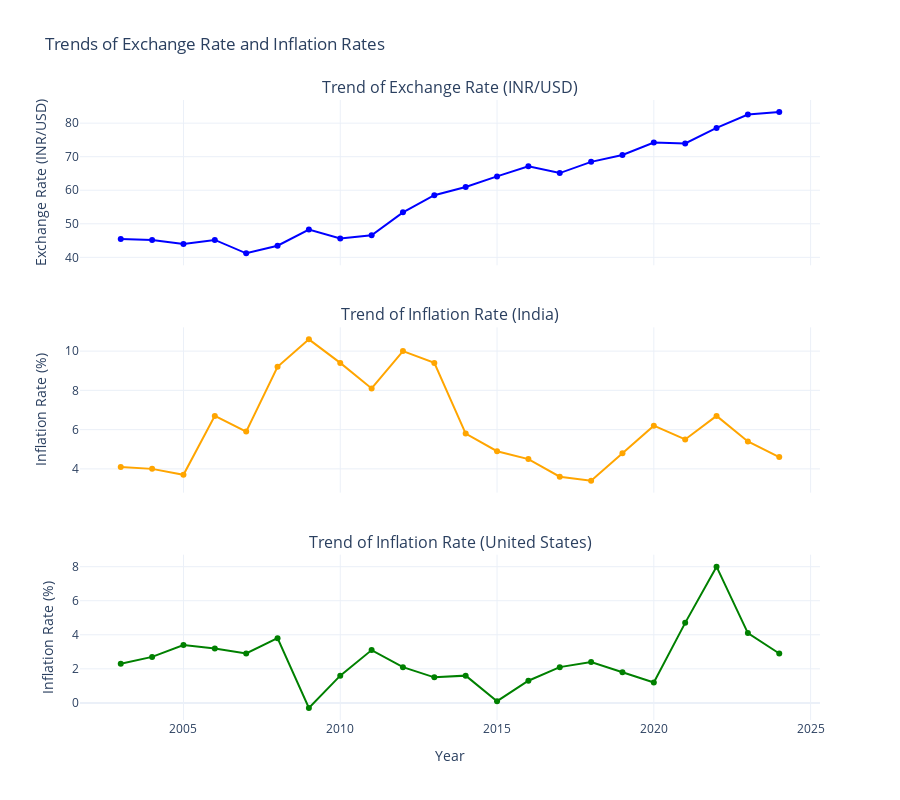

Notebook code cell kept with this figure:
### Markdown cell above
The merged dataset now contains the following columns for each year:

Exchange Rate (INR/USD): The average exchange rate of INR to USD.

Inflation Rate (India): The inflation rate for India.

Inflation Rate (United States): The inflation rate for the United States.

Let’s start by analyzing the trend of inflation rates for both India and the United States alongside the exchange rate:

### Code cell
import plotly.graph_objs as go
from plotly.subplots import make_subplots

fig = make_subplots(rows=3, cols=1,
                    shared_xaxes=True,
                    vertical_spacing=0.1,
                    subplot_titles=("Trend of Exchange Rate (INR/USD)",
                                    "Trend of Inflation Rate (India)",
                                    "Trend of Inflation Rate (United States)"))

fig.add_trace(go.Scatter(x=merged_df['Year'],
                         y=merged_df['Exchange Rate (INR/USD)'],
                         mode='lines+markers',
                         marker=dict(color='blue'),
                         name='Exchange Rate (INR/USD)'),
              row=1, col=1)

fig.add_trace(go.Scatter(x=merged_df['Year'],
                         y=merged_df['Inflation Rate (India)'],
                         mode='lines+markers',
                         marker=dict(color='orange'),
                         name='Inflation Rate (India)'),
              row=2, col=1)

fig.add_trace(go.Scatter(x=merged_df['Year'],
                         y=merged_df['Inflation Rate (United States)'],
                         mode='lines+markers',
                         marker=dict(color='green'),
                         name='Inflation Rate (United States)'),
              row=3, col=1)

fig.update_layout(height=800,
                  width=900,
                  showlegend=False,
                  title_text="Trends of Exchange Rate and Inflation Rates",
                  xaxis3_title="Year",
                  template='plotly_white')

fig.update_yaxes(title_text="Exchange Rate (INR/USD)", row=1, col=1)
fig.update_yaxes(title_text="Inflation Rate (%)", row=2, col=1)
fig.update_yaxes(title_text="Inflation Rate (%)", row=3, col=1)

fig.show()

### Figure 1 — Plotly figure (JSON) as saved in the notebook; plotly's stock layout.template omitted (floating-point values rounded to 4 significant figures)
{"data": [{"marker": {"color": "blue"}, "mode": "lines+markers", "name": "Exchange Rate (INR/USD)", "type": "scatter", "x": [2003, 2004, 2005, 2006, 2007, 2008, 2009, 2010, 2011, 2012, 2013, 2014, 2015, 2016, 2017, 2018, 2019, 2020, 2021, 2022, 2023, 2024], "xaxis": "x", "y": [45.48, 45.19, 44.0, 45.18, 41.19, 43.46, 48.28, 45.62, 46.56, 53.4, 58.53, 60.97, 64.12, 67.17, 65.11, 68.45, 70.51, 74.22, 73.94, 78.58, 82.58, 83.31], "yaxis": "y"}, {"marker": {"color": "orange"}, "mode": "lines+markers", "name": "Inflation Rate (India)", "type": "scatter", "x": [2003, 2004, 2005, 2006, 2007, 2008, 2009, 2010, 2011, 2012, 2013, 2014, 2015, 2016, 2017, 2018, 2019, 2020, 2021, 2022, 2023, 2024], "xaxis": "x2", "y": [4.1, 4.0, 3.7, 6.7, 5.9, 9.2, 10.6, 9.4, 8.1, 10.0, 9.4, 5.8, 4.9, 4.5, 3.6, 3.4, 4.8, 6.2, 5.5, 6.7, 5.4, 4.6], "yaxis": "y2"}, {"marker": {"color": "green"}, "mode": "lines+markers", "name": "Inflation Rate (United States)", "type": "scatter", "x": [2003, 2004, 2005, 2006, 2007, 2008, 2009, 2010, 2011, 2012, 2013, 2014, 2015, 2016, 2017, 2018, 2019, 2020, 2021, 2022, 2023, 2024], "xaxis": "x3", "y": [2.3, 2.7, 3.4, 3.2, 2.9, 3.8, -0.3, 1.6, 3.1, 2.1, 1.5, 1.6, 0.1, 1.3, 2.1, 2.4, 1.8, 1.2, 4.7, 8.0, 4.1, 2.9], "yaxis": "y3"}], "layout": {"annotations": [{"font": {"size": 16}, "showarrow": false, "text": "Trend of Exchange Rate (INR/USD)", "x": 0.5, "xanchor": "center", "xref": "paper", "y": 1, "yanchor": "bottom", "yref": "paper"}, {"font": {"size": 16}, "showarrow": false, "text": "Trend of Inflation Rate (India)", "x": 0.5, "xanchor": "center", "xref": "paper", "y": 0.6333, "yanchor": "bottom", "yref": "paper"}, {"font": {"size": 16}, "showarrow": false, "text": "Trend of Inflation Rate (United States)", "x": 0.5, "xanchor": "center", "xref": "paper", "y": 0.2667, "yanchor": "bottom", "yref": "paper"}], "height": 800, "showlegend": false, "title": {"text": "Trends of Exchange Rate and Inflation Rates"}, "width": 900, "xaxis": {"anchor": "y", "domain": [0, 1], "matches": "x3", "showticklabels": false}, "xaxis2": {"anchor": "y2", "domain": [0, 1], "matches": "x3", "showticklabels": false}, "xaxis3": {"anchor": "y3", "domain": [0, 1], "title": {"text": "Year"}}, "yaxis": {"anchor": "x", "domain": [0.7333, 1], "title": {"text": "Exchange Rate (INR/USD)"}}, "yaxis2": {"anchor": "x2", "domain": [0.3667, 0.6333], "title": {"text": "Inflation Rate (%)"}}, "yaxis3": {"anchor": "x3", "domain": [0, 0.2667], "title": {"text": "Inflation Rate (%)"}}}}
